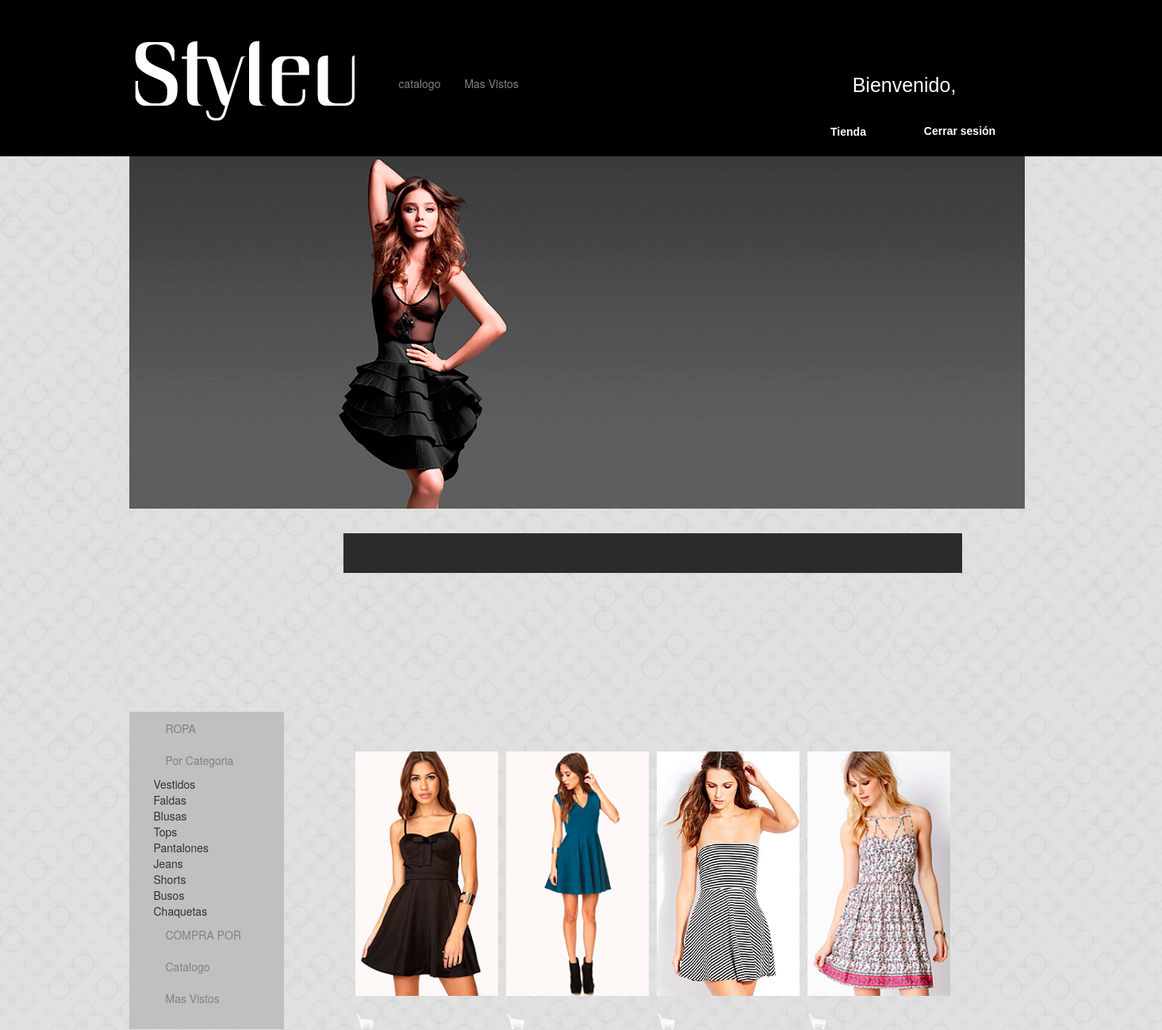
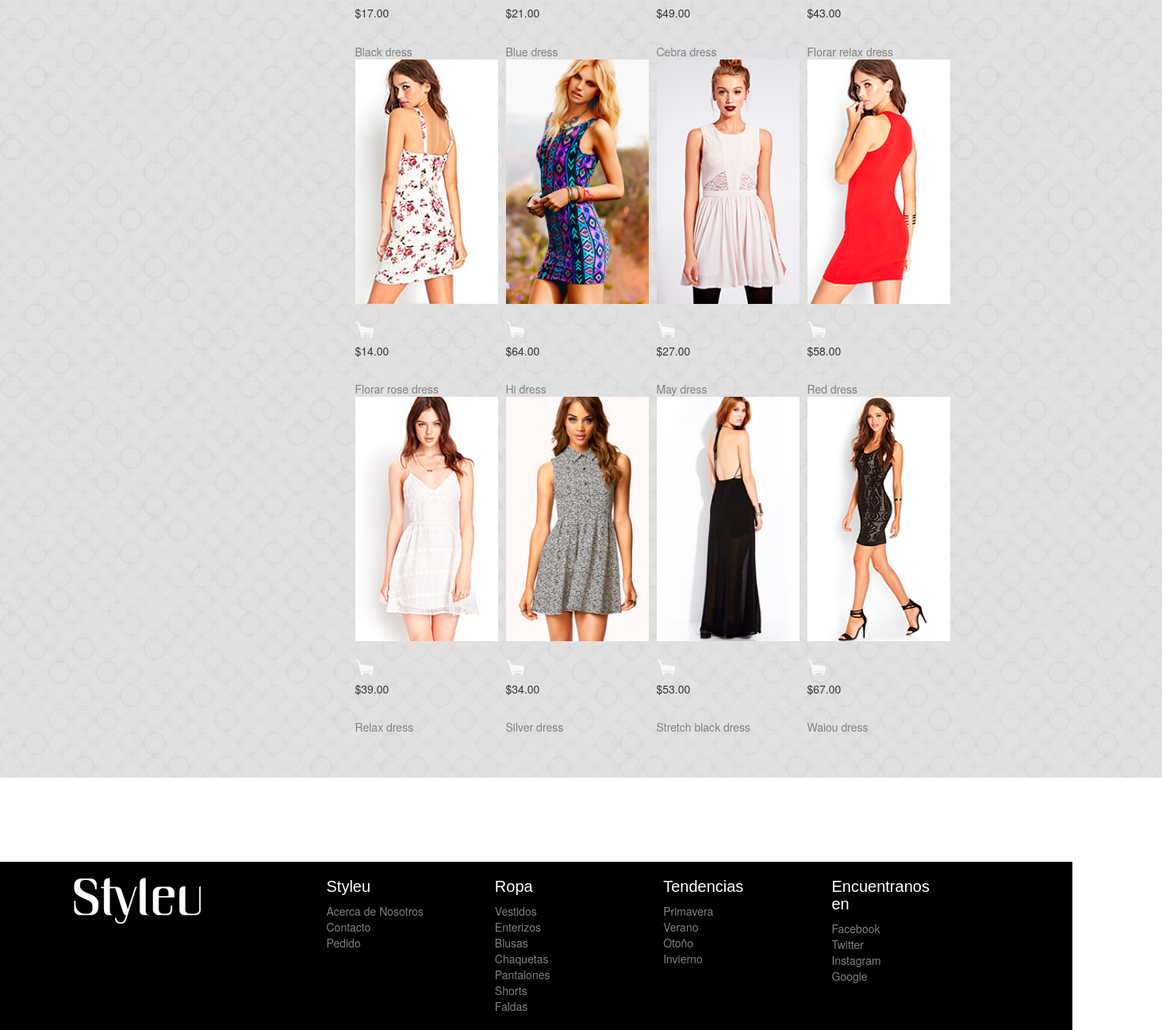
Page /proyecto_seccionVestidos/index.php on the committed database (2 pictures, top to bottom).
### tables this page shows
CREATE TABLE IF NOT EXISTS `lista_productos` (
`id` int(11) NOT NULL,
  `producto` varchar(100) NOT NULL,
  `precio` decimal(9,2) NOT NULL,
  `url` varchar(250) NOT NULL
);

### proyecto_seccionVestidos/index.php (the view, shortened to what this page needs)
<?php
  if(isset($_SESSION['carro']))
  $carro=$_SESSION['carro'];else $carro=false;
  $query_productos = "SELECT *
                  FROM lista_productos
                  order by producto asc";
  $qry=mysql_query($query_productos);
?>
<!DOCTYPE html>
 <html class="no-js">
    <head>
        <link rel="stylesheet" href="css/bootstrap.min.css">
        <link rel="stylesheet" href="css/main.css">
    </head>
    <body>
           <div class="container-fluid fondo">
           <div class="row">
               <div class="col-md-12 col-lg-12 color2">
                  <header>
                      <div class="container">
                          <div class="row">
                              <div class="col-lg-3 logo">
                                  <a href="#"><img src="img/marcaBlanca.png" alt=""></a>
                              </div>
                              <div class="col-lg-5">
                                  <nav>
                                    <div class="collapse navbar-collapse navbar-exl-collapse">
                                        <ul class="nav navbar-nav etiquetas">
                                            <li><a class="a" href="../img/proyecto_seccionOcasion/index.html">catalogo</a></li>
                                            <li><a class="a" href="../img/proyecto_seccionCompras/index.html">Mas Vistos</a></li>
                                        </ul>
                                    </div>
                                  </nav>
                                </div>
                                <div class="nombreUsuario"><p class="nom">Bienvenido,<?php echo $username; ?></p></div>
                              <div class="col-lg-3 centrar iconosRedes">
                                <a href="../logout.php" class="boton" id="boton-logs">Cerrar sesión</a>
                              </div>
                              <div class="col-lg-3 centrar iconosRedes2">
                                <a href="../proyecto_seccionCompras/index.php" class="boton" id="boton-logs">Tienda</a>
                              </div>
                      </div>
                  </header>
               </div>
           </div>
        <section>
          <div class="container">
            <div class="row">
                <div class="col-lg-10 colorContenedorImagen">
                    <a href="#"><img src="img/buenaDos.png" alt=""></a>
                </div>
            </div>
            </div>
        </section>
        <div class="container arriba">
        <section>
            <div class="row">
                <div class="col-lg-2 colorC">
                <div class="collapse navbar-collapse navbar-exl-collapse">
                  <ul class="nav navbar nav">
                    <li><a>ROPA</a>
                      <li><a>Por Categoria</a>
                         <li>Vestidos</a></li>
                         <li>Faldas</a></li>
                         <li>Blusas</a></li>
                         <li>Tops</a></li>
                         <li>Pantalones</a></li>
                         <li>Jeans</a></li>
                         <li>Shorts</a></li>
                         <li>Busos</a></li>
                         <li>Chaquetas</a></li>
                      </li>
                    </li>
                    <li><a>COMPRA POR</a></li>
                    <li><a href="#">Catalogo</a></li>
                    <li><a href="#">Mas Vistos</a></li>
                  </ul>
                </div>
                </div>
            <div class="row">
              <div class="col-lg-8 colorFranja arribaDos">
              </div>
            </div>
          <div class="container productos">
          <?php
          while($row=mysql_fetch_assoc($qry))
          $rows[] = $row;
             $c = 0;
             foreach( $rows as $row ):
            $producto = stripslashes($row['producto']);
            $precio = stripcslashes($row['precio']);
            $url = stripslashes($row['url']);
                $b = (( ++$c % 4 == 0 ) ? true : false );
                if ( $b )
                    echo '<div class="row">';
                    ?>
                   <div class="col-md-2">
              <figure>
                  <img class='imagen-articulo' src="<?php echo $url ?>" alt="Productos">
                </figure>
                <br />
                <?php
              if(!$carro || !isset($carro[md5($row['id'])]['identificador']) || $carro[md5($row['id'])]['identificador']!=md5($row['id'])){
              ?>
              <a href="../agregarCarrito.php?<?php echo SID ?>&id=<?php echo $row['id']; ?>">
              <img class="agregarCarrito" src="img/carrito.png" border="0" title="Agregar al Carrito"></a><?php
              }
              else {
                ?>
              <a href="borrarCarrito.php?<?php echo SID ?>&id=<?php echo $row['id']; ?>">
              <img class="agregarCarrito" src="img/carrito2.png" border="0" title="Quitar del Carrito"></a><?php }
              ?>
              <br />
                <h5 class="precio">$<?php echo $precio ?></h5>
                <br />
                <a href="#"><?php echo $producto ?></a>
                <br />
                   </div>
               <?php
                if ( $b )
                    echo '</div>';
              endforeach;
            ?>
         </div>
        </section>
        </div>
        <footer>
                <section class="colorA">
                         <div class="container-fluid">
                             <div class="row">
                                 <div class="col-lg-3">
                                     <h3>
                                        <a href="#"><img src="img/marcaBlancaDos.png" alt=""></a>
                                     </h3>
                                 </div>
                                 <div class="col-lg-2">
                                     <h3 class="colorBB">Styleu</h3>
                                     <a class="a" href="#">Acerca de Nosotros</a><br>
                                     <a class="a" href="#">Contacto</a><br>
                                     <a class="a" href="#">Pedido</a><br>
                                 </div>
                                 <div class="col-lg-2">
                                     <h3 class="colorBB">Ropa</h3>
                                     <a class="a" href="#">Vestidos</a><br>
                                     <a class="a" href="#">Enterizos</a><br>
                                     <a class="a" href="#">Blusas</a><br>
                                     <a class="a" href="#">Chaquetas</a><br>
                                     <a class="a" href="#">Pantalones</a><br>
                                     <a class="a" href="#">Shorts</a><br>
                                     <a class="a" href="#">Faldas</a><br>
                                 </div>
                                 <div class="col-lg-2">
                                     <h3 class="colorBB">Tendencias</h3>
                                     <a class="a" href="#">Primavera</a><br>
                                     <a class="a" href="#">Verano</a><br>
                                     <a class="a" href="#">Otoño</a><br>
                                     <a class="a" href="#">Invierno</a><br>
                                 </div>
                                <div class="col-lg-2">
                                     <h3 class="colorBB">Encuentranos en</h3>
                                     <a class="a"href="#">Facebook</a><br>
                                     <a class="a"href="#">Twitter</a><br>
                                     <a class="a"href="#">Instagram</a><br>
                                     <a class="a"href="#">Google</a><br>
                                 </div>
                             </div>
                         </div><br>
                  </section>
        </footer>
           </div>
    </body>
</html>

### proyecto_seccionVestidos/css/main.css (style rules this page uses)
html, button, input, select, textarea { color: #222; }
html { font-size: 16px; line-height: 1.4; font-family: Ambrosia, myriad; }
audio, canvas, img, video { vertical-align: middle; }
.arriba { margin-top: -225px; }
.arribaDos { margin-top: -225px; }
.productos { position: relative; top: -350px; left: 270px; }
.fondo { background: gray; background-image: url('strange_bullseyes.png'); height: 2278px; }
.centrar { padding-top: 140px; padding-left: 70px; }
.logo { padding-top: 50px; padding-left: 0px; }
.etiquetas { padding-top: 80px; color: white; }
.iconosRedes { padding-top: 4px; margin-top: -5px; margin-left: 486px; }
.iconosRedes2 { padding-top: 5px; margin-top: -54px; margin-left: 638px; }
.color2 { background-color: black; height: 197px; padding-left: 50px; }
.colorContenedorImagen { background-color: gray; background-image: url('strange_bullseyes.png'); height: 700px; }
h3 { font-size: 20px; font-family: arial; }
.colorA { background-color: black; display: inline-block; padding-left: 80px; margin-top: -190px; width: 1354px; margin-left: -17px; }
.colorBB { padding-right: 185px; color: white; }
a { color:gray; }
.nombreUsuario { font-size: 25px; color: white; margin-top: 90px; }
.nom { font-size: 25px; color: white; margin-top: 90px; }
.boton { display: inline-block; float: right; margin-top: 10px; margin-right: -57px; color: #fff; background-color:black; border-width: 0; text-indent:0px; color:#ffffff; font-family: Montserrat, Arial, serif; font-weight: 700; font-size: 14px; height:40px; line-height:40px; width:136px; text-decoration:none; text-align:center; cursor: pointer; }
.colorC { background-color: silver; padding-right: 10px; height: 400px; margin-left: 15px; }
.colorFranja { background-color: #2b2b2b; position: absolute; top: 897px; width: 780px; height: 50px; margin-left: 300px; }
p { text-align: center; font-family: arial; font-size: 2em; color: black; }

### rows in the picture
lista_productos: url (picture), precio "17.00", producto "Black dress"
lista_productos: url (picture), precio "21.00", producto "Blue dress"
lista_productos: url (picture), precio "49.00", producto "Cebra dress"
lista_productos: url (picture), precio "43.00", producto "Florar relax dress"
lista_productos: url (picture), precio "14.00", producto "Florar rose dress"
lista_productos: url (picture), precio "64.00", producto "Hi dress"
lista_productos: url (picture), precio "27.00", producto "May dress"
lista_productos: url (picture), precio "58.00", producto "Red dress"
lista_productos: url (picture), precio "39.00", producto "Relax dress"
lista_productos: url (picture), precio "34.00", producto "Silver dress"
lista_productos: url (picture), precio "53.00", producto "Stretch black dress"
lista_productos: url (picture), precio "67.00", producto "Waiou dress"
